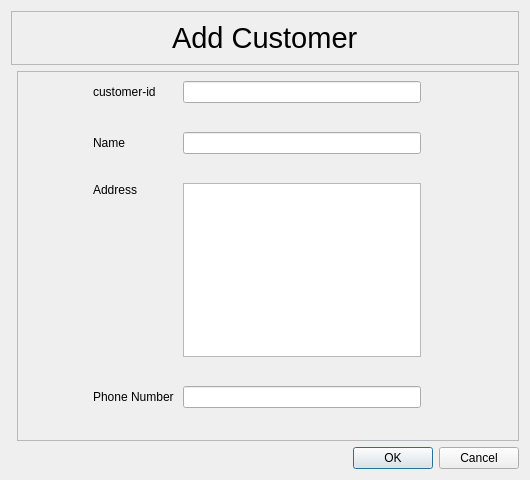
<?xml version="1.0" encoding="UTF-8"?>
<ui version="4.0">
 <class>Dialog</class>
 <widget class="QDialog" name="Dialog">
  <property name="geometry">
   <rect>
    <x>0</x>
    <y>0</y>
    <width>530</width>
    <height>480</height>
   </rect>
  </property>
  <property name="windowTitle">
   <string>Dialog</string>
  </property>
  <layout class="QGridLayout" name="gridLayout_4">
   <item row="0" column="0" colspan="2">
    <widget class="QFrame" name="frame">
     <property name="frameShape">
      <enum>QFrame::StyledPanel</enum>
     </property>
     <property name="frameShadow">
      <enum>QFrame::Raised</enum>
     </property>
     <layout class="QGridLayout" name="gridLayout">
      <item row="0" column="0" alignment="Qt::AlignHCenter">
       <widget class="QLabel" name="label">
        <property name="font">
         <font>
          <pointsize>22</pointsize>
         </font>
        </property>
        <property name="text">
         <string>Add Customer</string>
        </property>
       </widget>
      </item>
     </layout>
    </widget>
   </item>
   <item row="3" column="1">
    <widget class="QDialogButtonBox" name="buttonBox">
     <property name="standardButtons">
      <set>QDialogButtonBox::Cancel|QDialogButtonBox::Ok</set>
     </property>
    </widget>
   </item>
   <item row="2" column="0" colspan="2">
    <spacer name="verticalSpacer">
     <property name="orientation">
      <enum>Qt::Vertical</enum>
     </property>
     <property name="sizeHint" stdset="0">
      <size>
       <width>20</width>
       <height>40</height>
      </size>
     </property>
    </spacer>
   </item>
   <item row="1" column="1">
    <widget class="QFrame" name="frame_2">
     <property name="frameShape">
      <enum>QFrame::StyledPanel</enum>
     </property>
     <property name="frameShadow">
      <enum>QFrame::Raised</enum>
     </property>
     <layout class="QGridLayout" name="gridLayout_2">
      <item row="5" column="4">
       <spacer name="verticalSpacer_3">
        <property name="orientation">
         <enum>Qt::Vertical</enum>
        </property>
        <property name="sizeHint" stdset="0">
         <size>
          <width>20</width>
          <height>40</height>
         </size>
        </property>
       </spacer>
      </item>
      <item row="4" column="2">
       <spacer name="horizontalSpacer_2">
        <property name="orientation">
         <enum>Qt::Horizontal</enum>
        </property>
        <property name="sizeHint" stdset="0">
         <size>
          <width>40</width>
          <height>20</height>
         </size>
        </property>
       </spacer>
      </item>
      <item row="4" column="6">
       <spacer name="horizontalSpacer_7">
        <property name="orientation">
         <enum>Qt::Horizontal</enum>
        </property>
        <property name="sizeHint" stdset="0">
         <size>
          <width>40</width>
          <height>20</height>
         </size>
        </property>
       </spacer>
      </item>
      <item row="4" column="5">
       <spacer name="horizontalSpacer_5">
        <property name="orientation">
         <enum>Qt::Horizontal</enum>
        </property>
        <property name="sizeHint" stdset="0">
         <size>
          <width>40</width>
          <height>20</height>
         </size>
        </property>
       </spacer>
      </item>
      <item row="2" column="4">
       <widget class="QLineEdit" name="nameInput"/>
      </item>
      <item row="4" column="1">
       <spacer name="horizontalSpacer_6">
        <property name="orientation">
         <enum>Qt::Horizontal</enum>
        </property>
        <property name="sizeHint" stdset="0">
         <size>
          <width>40</width>
          <height>20</height>
         </size>
        </property>
       </spacer>
      </item>
      <item row="6" column="4">
       <widget class="QLineEdit" name="phoneNumber1Input"/>
      </item>
      <item row="4" column="7">
       <spacer name="horizontalSpacer_3">
        <property name="orientation">
         <enum>Qt::Horizontal</enum>
        </property>
        <property name="sizeHint" stdset="0">
         <size>
          <width>40</width>
          <height>20</height>
         </size>
        </property>
       </spacer>
      </item>
      <item row="7" column="4">
       <spacer name="verticalSpacer_4">
        <property name="orientation">
         <enum>Qt::Vertical</enum>
        </property>
        <property name="sizeHint" stdset="0">
         <size>
          <width>20</width>
          <height>40</height>
         </size>
        </property>
       </spacer>
      </item>
      <item row="4" column="8">
       <spacer name="horizontalSpacer">
        <property name="orientation">
         <enum>Qt::Horizontal</enum>
        </property>
        <property name="sizeHint" stdset="0">
         <size>
          <width>40</width>
          <height>20</height>
         </size>
        </property>
       </spacer>
      </item>
      <item row="4" column="0">
       <spacer name="horizontalSpacer_4">
        <property name="orientation">
         <enum>Qt::Horizontal</enum>
        </property>
        <property name="sizeHint" stdset="0">
         <size>
          <width>40</width>
          <height>20</height>
         </size>
        </property>
       </spacer>
      </item>
      <item row="2" column="3">
       <widget class="QLabel" name="nameLabel">
        <property name="text">
         <string>Name</string>
        </property>
       </widget>
      </item>
      <item row="4" column="3" alignment="Qt::AlignTop">
       <widget class="QLabel" name="addressLabel">
        <property name="text">
         <string>Address</string>
        </property>
       </widget>
      </item>
      <item row="4" column="4">
       <widget class="QTextEdit" name="textEdit"/>
      </item>
      <item row="6" column="3">
       <widget class="QLabel" name="phoneNumber1Label">
        <property name="text">
         <string>Phone Number </string>
        </property>
       </widget>
      </item>
      <item row="3" column="4">
       <spacer name="verticalSpacer_2">
        <property name="orientation">
         <enum>Qt::Vertical</enum>
        </property>
        <property name="sizeHint" stdset="0">
         <size>
          <width>20</width>
          <height>40</height>
         </size>
        </property>
       </spacer>
      </item>
      <item row="0" column="4">
       <widget class="QLineEdit" name="phoneNumber2Input"/>
      </item>
      <item row="0" column="3">
       <widget class="QLabel" name="phoneNumber2Label">
        <property name="text">
         <string>customer-id</string>
        </property>
       </widget>
      </item>
      <item row="1" column="4">
       <spacer name="verticalSpacer_5">
        <property name="orientation">
         <enum>Qt::Vertical</enum>
        </property>
        <property name="sizeHint" stdset="0">
         <size>
          <width>20</width>
          <height>40</height>
         </size>
        </property>
       </spacer>
      </item>
     </layout>
    </widget>
   </item>
  </layout>
 </widget>
 <resources/>
 <connections/>
</ui>
